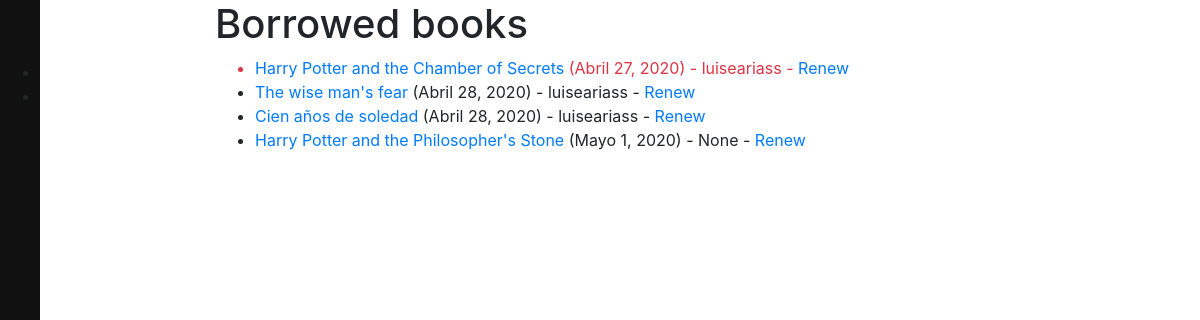
/catalog/borrowed/ (signed in), run on an earlier commit of the app's database.
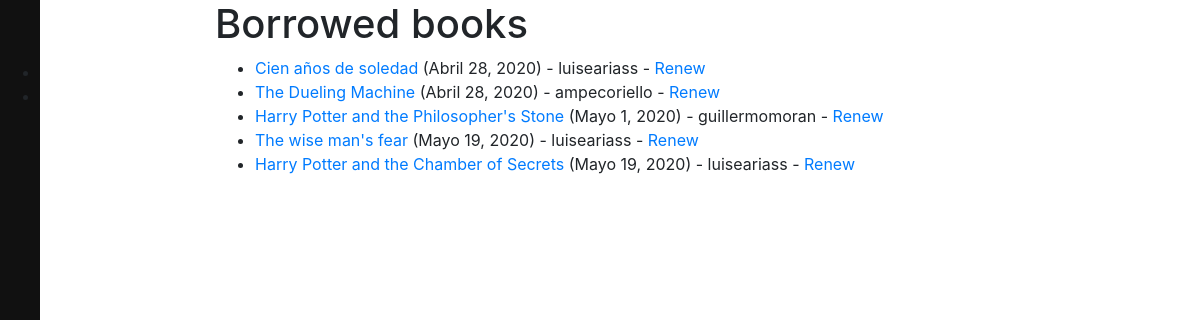
And on a later commit of the database.
### catalog/models.py (models this page shows, shortened)
class BookInstance(models.Model):
    id = models.UUIDField(primary_key=True, default=uuid.uuid4, help_text='Unique ID for this particular book across whole library')
    book = models.ForeignKey('Book', on_delete=models.SET_NULL, null=True)
    imprint = models.CharField(max_length=200)
    due_back = models.DateField(null=True, blank=True)
    borrower = models.ForeignKey(User, on_delete=models.SET_NULL, null=True, blank=True)
    @property
    def is_overdue(self):
        if self.due_back and date.today() > self.due_back:
            return True
        return False
    LOAN_STATUS = (
        ('m', 'Maintenance'),
        ('o', 'On loan'),
        ('a', 'Available'),
        ('r', 'Reserved'),
    )
    status = models.CharField(
        max_length=1,
        choices=LOAN_STATUS,
        blank=True,
        default='m',
        help_text='Book availability',
    )
    class Meta:
        ordering = ['due_back']
        permissions = (("can_mark_returned", "Set book as returned"),)

class Book(models.Model):
    title = models.CharField(max_length=200)
    author = models.ForeignKey(Author, on_delete=models.SET_NULL, null=True)
    summary = models.TextField(max_length=1000, help_text='Enter a brief description of the book')
    isbn = models.CharField('ISBN', max_length=13, help_text='13 Character <a href="https://www.isbn-international.org/content/what-isbn">ISBN number</a>')
    genre = models.ManyToManyField(Genre, help_text='Select a genre for this book')
    class Meta:
        ordering = ['title']
        permissions = (("can_modify_book", "Add, Modify and Delete book"),)
    def display_genre(self):
        return ', '.join(genre.name for genre in self.genre.all()[:3])
    display_genre.short_description = 'Genre'

### catalog/views.py (the view)
# urls.py: path('borrowed/', views.LoanedBooksListView.as_view(), name='all-borrowed'),
class LoanedBooksListView(PermissionRequiredMixin,generic.ListView):
    permission_required = 'catalog.can_mark_returned'
    model = BookInstance
    template_name ='catalog/bookinstance_list_borrowed.html'
    paginate_by = 5
    def get_queryset(self):
        return BookInstance.objects.filter(status__exact='o').order_by('due_back')

### template/catalog/bookinstance_list_borrowed.html
{% extends "base_generic.html" %}
{% block content %}
    <h1>Borrowed books</h1>
    {% if bookinstance_list %}
    <ul>
      {% for bookinst in bookinstance_list %}
      <li class="{% if bookinst.is_overdue %}text-danger{% endif %}">
        <a href="{% url 'book-detail' bookinst.book.pk %}">{{bookinst.book.title}}</a> ({{ bookinst.due_back }}) - {{bookinst.borrower}} - <a href="{% url 'renew-book-librarian' bookinst.id%}">Renew</a>
      </li>
      {% endfor %}
    </ul>
    {% else %}
      <p>There are no books borrowed.</p>
    {% endif %}
{% endblock %}

### template/base_generic.html (shortened to what this page needs)
<!DOCTYPE html>
<html lang="en">
<head>
  <link rel="stylesheet" href="https://stackpath.bootstrapcdn.com/bootstrap/4.1.3/css/bootstrap.min.css">
  {% load static %}
  <link rel="stylesheet" href="{% static 'css/styles.css' %}">
</head>
<body>
  <div class="container-fluid">
    <div class="row">
      <div class="col-sm-2">
      {% block sidebar %}
        <ul class="sidebar-nav">
        </ul>
     {% endblock %}
      </div>
      <div class="col-sm-10 ">{% block content %}{% endblock %}
      </div>
    </div>
  </div>
</body>
</html>

### static/css/styles.css (style rules this page uses)
.sidebar-nav { height: 100%; width: 0; position: fixed; z-index: 1; top: 0; left: 0; background-color: #111; overflow-x: hidden; padding-top: 60px; transition: 0.5s; }

What changed in the data, as far as the page shows it:
added BookInstance: book "The Dueling Machine", due_back "Abril 28, 2020", borrower "ampecoriello"
changed BookInstance "Harry Potter and the Philosopher's Stone": borrower "None" → "guillermomoran"
changed BookInstance "The wise man's fear": due_back "Abril 28, 2020" → "Mayo 19, 2020"; moves down the list
changed BookInstance "Harry Potter and the Chamber of Secrets": due_back "Abril 27, 2020" → "Mayo 19, 2020"; moves down the list
